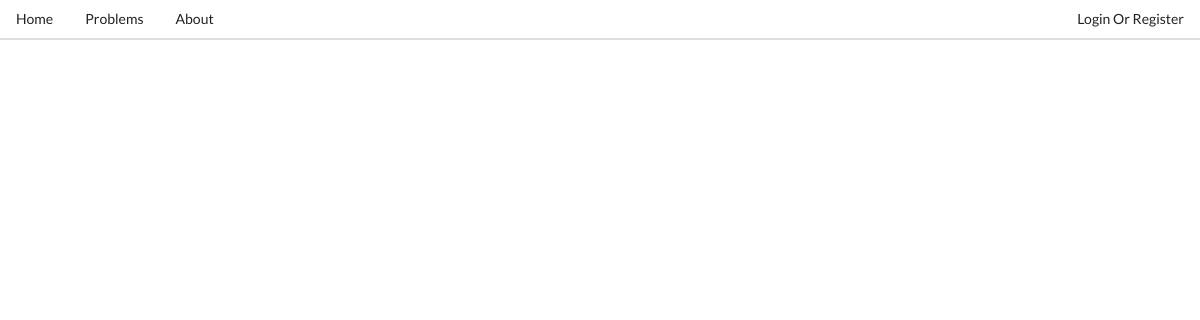
The page /judge/problems/ on the database as committed earlier.
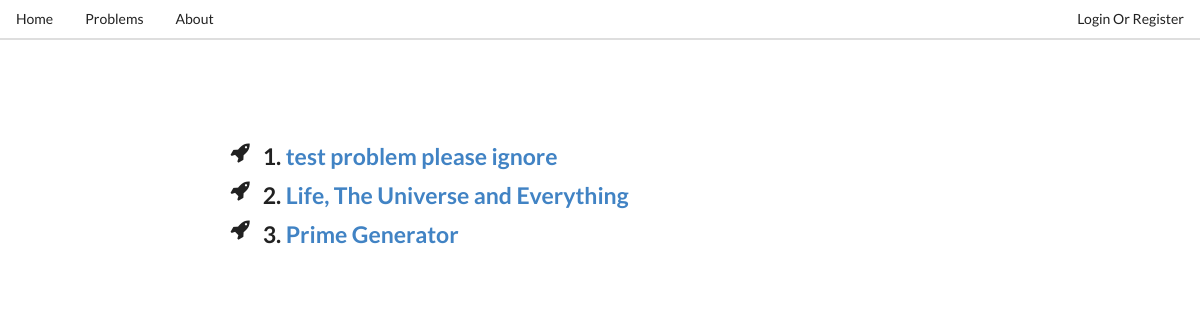
The same page on the database as committed later.
### judge/models.py (models this page shows, shortened)
class Problem(models.Model):
    name = models.CharField(max_length=255)
    code = models.CharField(max_length=20, unique = True)
    link = models.URLField()
    statement = models.TextField()
    num_submissions = models.IntegerField(default = 0) # number of submissions
    num_accepted= models.IntegerField(default = 0)     # number of accepted submissions
    num_wa = models.IntegerField(default = 0)          # number of wrong answers
    num_re = models.IntegerField(default = 0)          # number of runtime errors
    num_tle = models.IntegerField(default = 0)         # number of tles
    date_added = models.DateTimeField(auto_now_add = True) # When added
    time_limit = models.IntegerField(default=1000)         # Time Limit
    source = models.CharField(max_length=255)
    num_tests = models.IntegerField(default = 1)
    author = models.ForeignKey('Coder', null = True)

### judge/views.py (the view)
def all_problems(request):
    problems = Problem.objects.all()
    return render(request, "judge/all.html", {"problems":problems})

### templates/judge/all.html
{% extends 'judge/base.html' %}
{% block body_block %}
<div class="ui middle aligned animated list" style="position: relative;top: 100px">
{% for p in problems %}
  <div class="item">
    <i class="rocket icon large" ></i>
    <div class="content">
      <div class="header">
      <p style="font-size: 23px">
      	{{p.id}}. <a href="{{p.link}}">{{p.name}}</a>
      </p>
      </div>
    </div>
  </div>
  {% endfor %}
</div>
{% endblock %}

### templates/judge/base.html (shortened to what this page needs)
<!DOCTYPE html>
{% load staticfiles %}
<html>
    <head>
        <link rel="stylesheet" type="text/css" href="{% static "semantic/semantic.min.css" %}"/>
        <link rel="stylesheet" type="text/css" href="{% static "semantic/semantic.css" %}"/>
    </head>
<body>
<div>
<div class="ui secondary pointing menu">
  <a href='/judge' class="item">
    Home
  </a>
  <a class="item" href="/judge/problems">
    Problems
  </a>
  <a class="item" href="/judge/about">
    About
  </a>
  <div class="right menu">
    {%if user.is_authenticated%}
    <a href='/judge/logout'class="ui item">
      Logout
    </a>
    {% else %}
    <a href='/judge/login' class="ui item">
      Login Or Register
    </a>
    {% endif %}
  </div>
</div>
</div>
<div class="ui internally grid">
  <div class="row">
    <div class="three wide column">
    </div>
    <div class="ten wide column">
        <div>
            {% block body_block %} {% endblock %}
        </div>
    </div>
    <div class="three wide column">
    </div>
  </div>
  <div class="row">
    <div class="three wide column">
    </div>
    <div class="three wide column">
    </div>
  </div>
</div>
 </body>
</html>

Rows that differ between the two databases and show on the page:
added Problem: id "1", name "test problem please ignore"
added Problem: id "2", name "Life, The Universe and Everything"
added Problem: id "3", name "Prime Generator"
